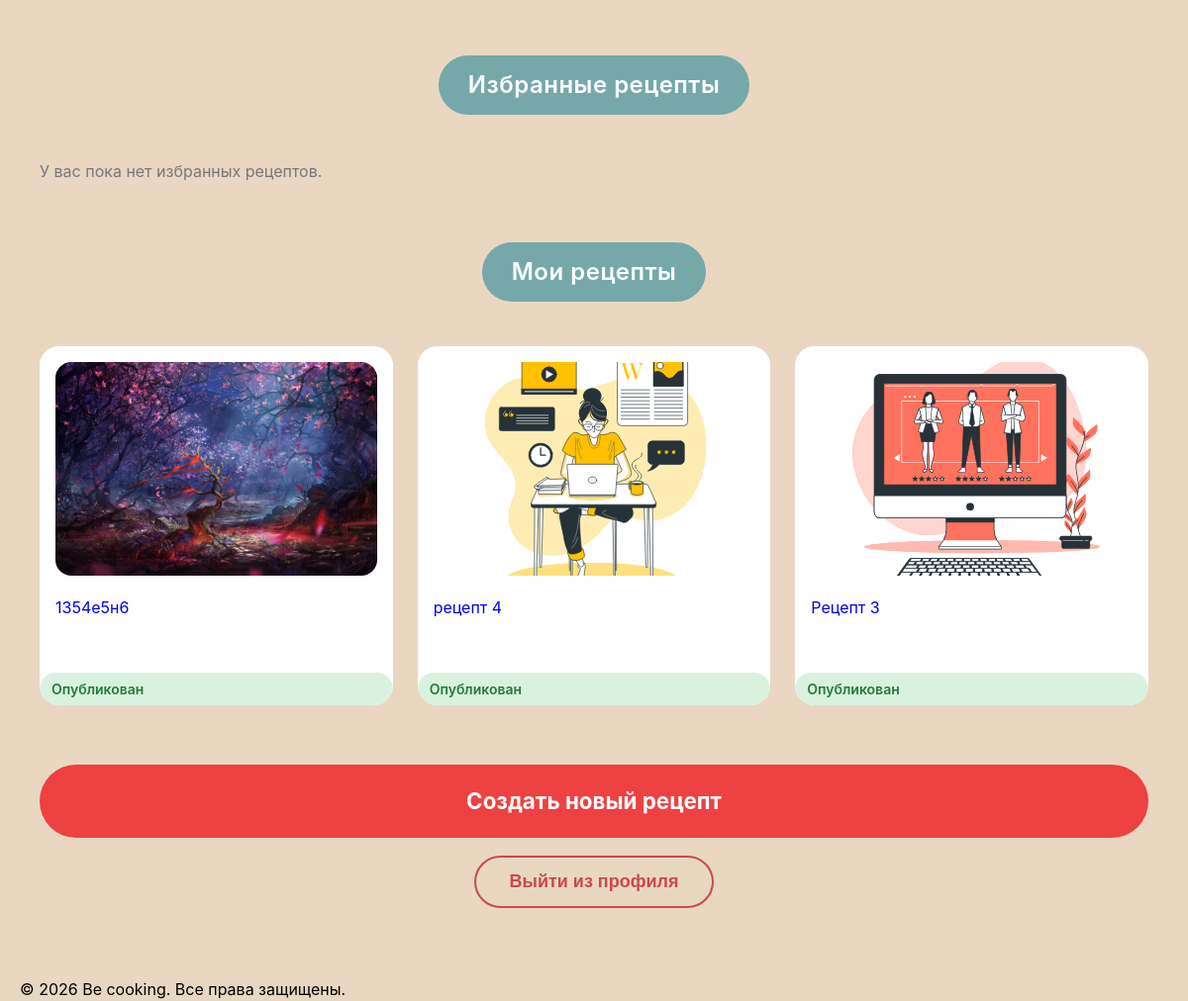
/profile (signed in, lower part), run on an earlier commit of the app's database.
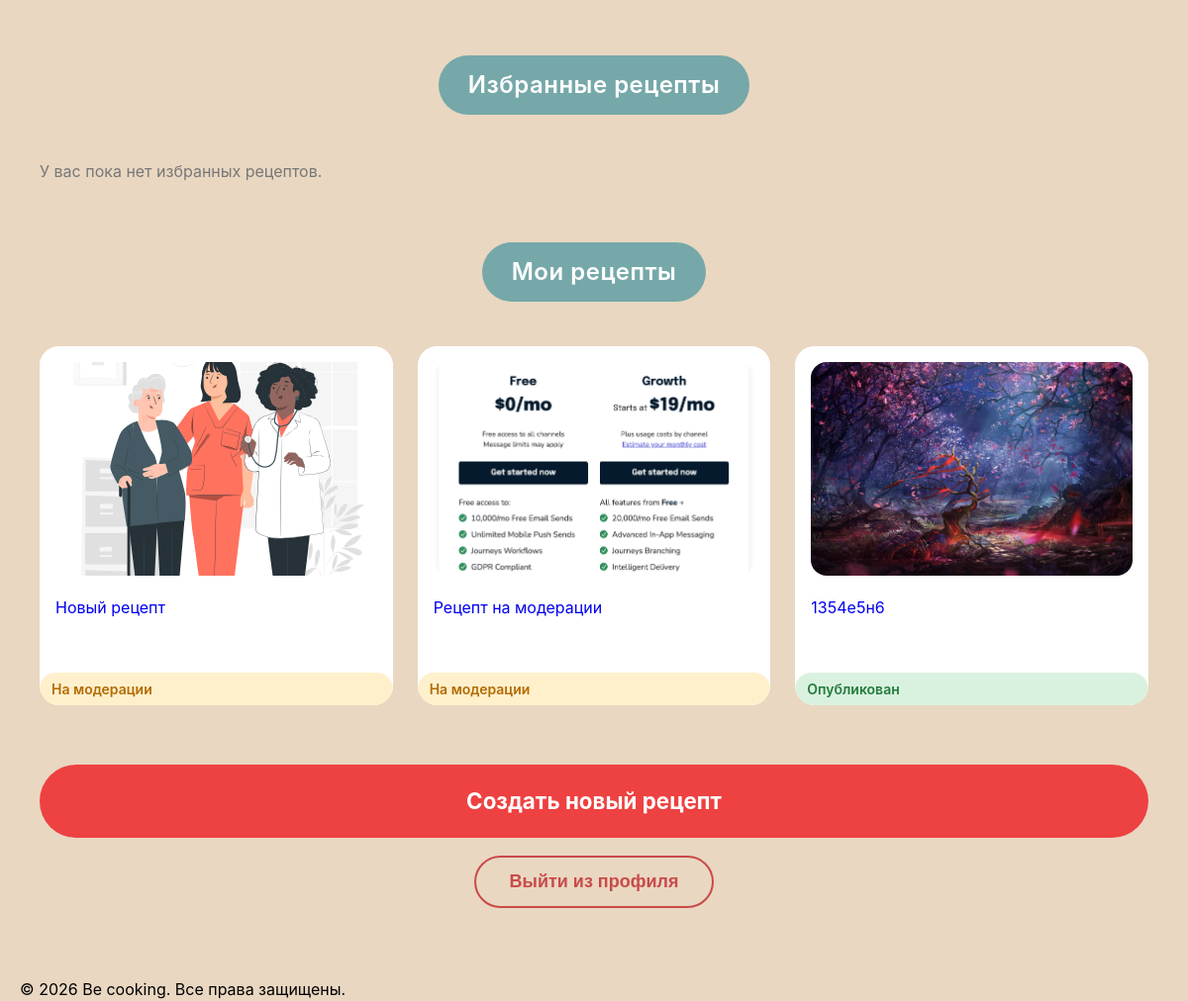
And on a later commit of the database.
### models.py (models this page shows)
class Recipe(db.Model):
    __tablename__ = 'recipe'
    id = db.Column(db.Integer, primary_key=True)
    title = db.Column(db.String(200), nullable=False)
    description = db.Column(db.Text)
    author_id = db.Column(db.Integer, db.ForeignKey('user.id'), nullable=False)
    status = db.Column(db.Enum(RecipeStatusEnum), nullable=False, default=RecipeStatusEnum.PENDING)
    created_at = db.Column(db.DateTime, default=datetime.utcnow)
    updated_at = db.Column(db.DateTime, default=datetime.utcnow, onupdate=datetime.utcnow)
    main_image_url = db.Column(db.String(300))
    ingredients = db.Column(db.JSON)  # В SQLAlchemy JSON может хранить массивы
    steps = db.relationship('RecipeStep', backref='recipe', lazy='dynamic', cascade='all, delete-orphan')
    comments = db.relationship('Comment', backref='recipe', lazy='dynamic', cascade='all, delete-orphan')
    notes = db.relationship('Note', backref='recipe', lazy='dynamic', cascade='all, delete-orphan')
    favorites = db.relationship('Favorite', backref='recipe', lazy='dynamic', cascade='all, delete-orphan')
    cart_items = db.relationship('CartItem', backref='recipe', lazy='dynamic', cascade='all, delete-orphan')

### routes/user_routes.py (the view)
@app.route('/profile')
@login_required
def profile():
    rank = calculate_user_rank(current_user)
    my_recipes = Recipe.query.filter_by(
        author_id=current_user.id
    ).order_by(
        Recipe.created_at.desc()
    ).limit(3).all()
    favorite_recipes = (
        Recipe.query
        .join(Favorite, Favorite.recipe_id == Recipe.id)
        .filter(Favorite.user_id == current_user.id)
        .order_by(Favorite.created_at.desc())
        .limit(3)
        .all()
    )
    return render_template(
        'profile/profile.html',
        user=current_user,
        rank=rank,
        my_recipes=my_recipes,
        favorite_recipes=favorite_recipes
    )

### app.py (called while the page is built)
@login_manager.user_loader
def load_user(user_id):
    return User.query.get(int(user_id))

@app.context_processor
def inject_enums():
    return dict(UserRoleEnum=UserRoleEnum)

### routes/user_routes.py (called while the page is built)
def calculate_user_rank(user):
    published_count = Recipe.query.filter_by(
        author_id=user.id,
        status=RecipeStatusEnum.PUBLISHED
    ).count()
    pending_count = Recipe.query.filter_by(
        author_id=user.id,
        status=RecipeStatusEnum.PENDING
    ).count()
    rejected_count = Recipe.query.filter_by(
        author_id=user.id,
        status=RecipeStatusEnum.REJECTED
    ).count()
    score = published_count * 10 + pending_count * 3 - rejected_count * 2
    if score < 10:
        rank = 'Новичок'
    elif score < 30:
        rank = 'Домашний кулинар'
    elif score < 60:
        rank = 'Опытный автор'
    elif score < 100:
        rank = 'Кулинарный эксперт'
    else:
        rank = 'Шеф Be cooking'
    return rank

### templates/profile/profile.html (shortened to what this page needs)
{% extends 'base/base.html' %}
{% block main_class %}profile-main{% endblock %}
{% block content %}
<div class="profile-section">
    <div class="section-title-wrapper">
        <a href="{{ url_for('favorites') }}" style="text-decoration: none;">
            <h2 class="section-title section-title-wide">Избранные рецепты</h2>
        </a>
    </div>
    <div class="profile-cards-row">
        {% for recipe in favorite_recipes %}
        <div class="card-wide">
            <a href="{{ url_for('recipe_detail', recipe_id=recipe.id) }}">
                <div class="card-inner-wide">
                    <div class="card-image-wide">
                        <img src="{{ recipe.main_image_url }}" alt="{{ recipe.title }}">
                    </div>
                    <div class="card-text-wide">{{ recipe.title }}</div>
                </div>
            </a>
        </div>
        {% else %}
        <p class="profile-empty-text">У вас пока нет избранных рецептов.</p>
        {% endfor %}
    </div>
</div>
<div class="profile-section">
    <div class="section-title-wrapper">
        <a href="{{ url_for('my_recipes') }}" style="text-decoration: none;">
            <h2 class="section-title section-title-wide">Мои рецепты</h2>
        </a>
    </div>
    <div class="profile-cards-row">
        {% for recipe in my_recipes %}
        <div class="card-wide">
            <a href="{{ url_for('recipe_manage', recipe_id=recipe.id) }}" style="text-decoration: none;">
                <div class="card-inner-wide">
                    <div class="card-image-wide">
                        <img
                                src="{{ recipe.main_image_url if recipe.main_image_url else 'https://placehold.co/300x200' }}"
                                alt="{{ recipe.title }}"
                        >
                    </div>
                    <div class="card-text-wide">{{ recipe.title }}</div>
                    {% if recipe.status.value == 'published' %}
                    <div class="recipe-status recipe-status-published">Опубликован</div>
                    {% elif recipe.status.value == 'pending' %}
                    <div class="recipe-status recipe-status-pending">На модерации</div>
                    {% elif recipe.status.value == 'rejected' %}
                    <div class="recipe-status recipe-status-rejected">Отклонён</div>
                    {% endif %}
                </div>
            </a>
        </div>
        {% else %}
        <p class="profile-empty-text">У вас пока нет рецептов.</p>
        {% endfor %}
    </div>
</div>
<div class="profile-footer">
    <a href="{{ url_for('recipe_add') }}" class="create-recipe-btn" style="text-decoration:none; text-align:center;">
        Создать новый рецепт
    </a>
    <form id="logout-form" action="{{ url_for('logout') }}" method="POST">
        <button type="button" class="logout-btn" id="open-logout-modal">
            Выйти из профиля
        </button>
    </form>
</div>
{% endblock %}

What changed in the data, as far as the page shows it:
no longer on this page (row unchanged): Recipe: main_image_url (picture), title "рецепт 4", status "Опубликован"
no longer on this page (row unchanged): Recipe: main_image_url (picture), title "Рецепт 3", status "Опубликован"
added Recipe: main_image_url (picture), title "Новый рецепт", status "На модерации"
added Recipe: main_image_url (picture), title "Рецепт на модерации", status "На модерации"
